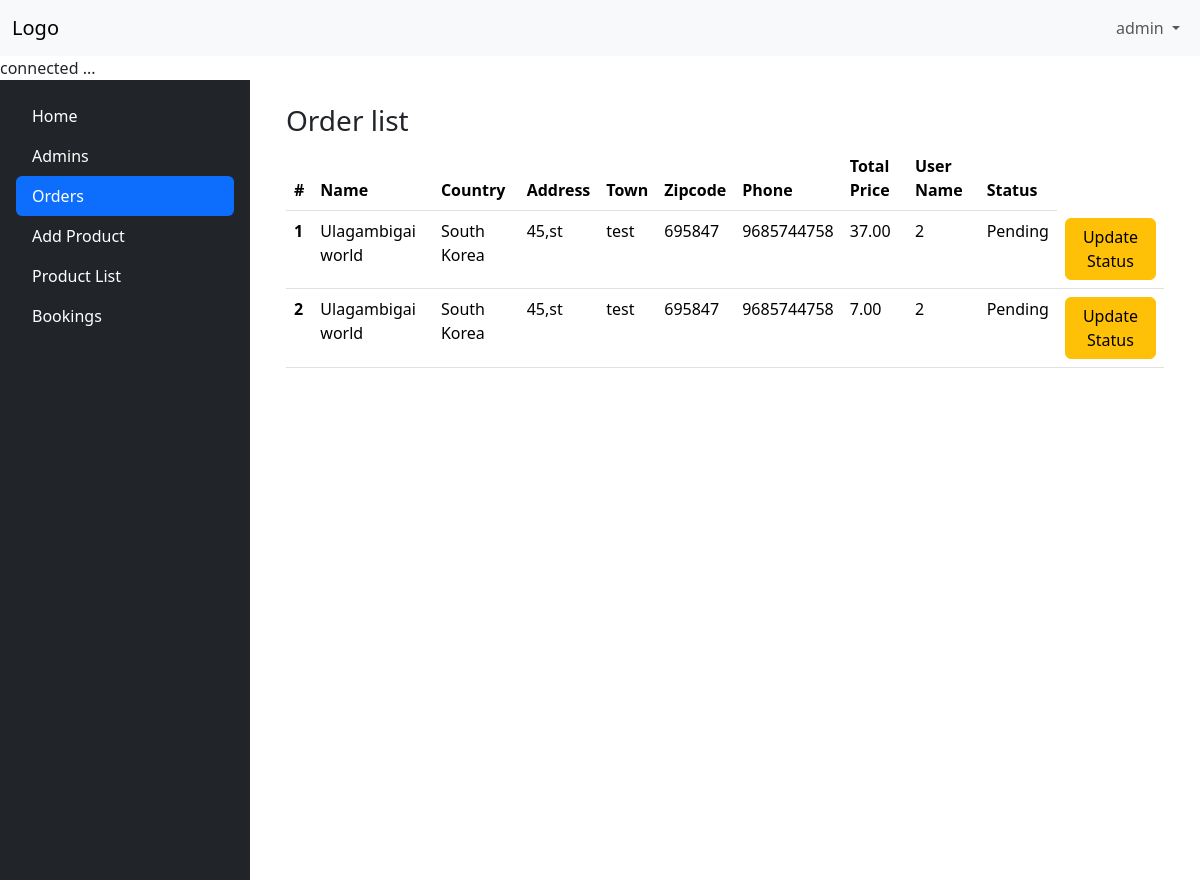
/admin-panel/orders/order-list.php (signed in), run on the app's committed database.
### tables this page shows
CREATE TABLE `orders` (
  `id` int(11) NOT NULL,
  `name` varchar(50) NOT NULL,
  `country` varchar(50) NOT NULL,
  `address` varchar(100) NOT NULL,
  `town` varchar(80) NOT NULL,
  `zipcode` varchar(20) NOT NULL,
  `phone` varchar(20) NOT NULL,
  `email` varchar(50) NOT NULL,
  `total_price` decimal(11,2) NOT NULL,
  `user_id` int(11) NOT NULL,
  `status` varchar(10) DEFAULT NULL,
  `created_at` timestamp(6) NOT NULL DEFAULT current_timestamp(6)
);

### admin-panel/orders/order-list.php (the view, shortened to what this page needs)
<?php require("../../config.php"); ?>
<?php require("../layouts/header.php"); ?>
<?php require("../layouts/navbar.php") ?>
<?php
require("../../config/config.php");
$orders = $conn->prepare("SELECT * FROM `orders`");
$orders->execute();
$order_list = $orders->fetchAll(PDO::FETCH_OBJ);
?>
<div class="d-flex flex-row justify-content-between mb-3">
    <?php if (!isset($_SESSION['admin_name'])):  ?>
        <div class="alert alert-info" style="position: absolute; top:50%; left:50%;transform: translate3d(-50%,-50%, 0);" role="alert">
            Please login for credential contact admin.
        </div>
    <?php else: ?>
        <?php require("../layouts/sidebar.php"); ?>
        <div class="p-4" style="flex-grow: 1;">
            <div class="container">
                <h3> Order list</h3>
                <table class="table">
                    <thead>
                        <tr>
                            <th scope="col">#</th>
                            <th scope="col">Name</th>
                            <th scope="col">Country</th>
                            <th scope="col">Address</th>
                            <th scope="col">Town</th>
                            <th scope="col">Zipcode</th>
                            <th scope="col">Phone</th>
                            <th scope="col">Total Price</th>
                            <th scope="col">User Name</th>
                            <th scope="col">Status</th>
                        </tr>
                    </thead>
                    <tbody>
                        <?php if (isset($order_list) && $order_list): ?>
                            <?php $i = 1; ?>
                            <?php foreach ($order_list as $order_item): ?>
                                <tr>
                                    <th scope="row"><?= $i++ ?></th>
                                    <td><?= $order_item->name ?></td>
                                    <td><?= $order_item->country ?></td>
                                    <td><?= $order_item->address ?></td>
                                    <td><?= $order_item->town ?></td>
                                    <td><?= $order_item->zipcode ?></td>
                                    <td><?= $order_item->phone ?></td>
                                    <td><?= $order_item->total_price ?></td>
                                    <td><?= $order_item->user_id ?></td>
                                    <td><?= $order_item->status ?></td>
                                    <td><a href="<?= BASEPATH ?>/orders/update-order-status.php?order_id=<?= $order_item->id ?>" class="btn btn-warning">Update Status</a></td>
                                </tr>
                            <?php endforeach ?>
                        <?php else: ?>
                            <tr>
                                <td>No Order</td>
                            </tr>
                        <?php endif; ?>
                    </tbody>
                </table>
            </div>
        </div>
    <?php endif; ?>
</div>

### data on the page
orders: name "Ulagambigai world", country "South Korea", address "45,st", town "test", zipcode "695847", phone "9685744758", total_price "37.00", user "2", status "Pending"
orders: name "Ulagambigai world", country "South Korea", address "45,st", town "test", zipcode "695847", phone "9685744758", total_price "7.00", user "2", status "Pending"

### other printed values
$_SESSION['admin_name'] "admin"
